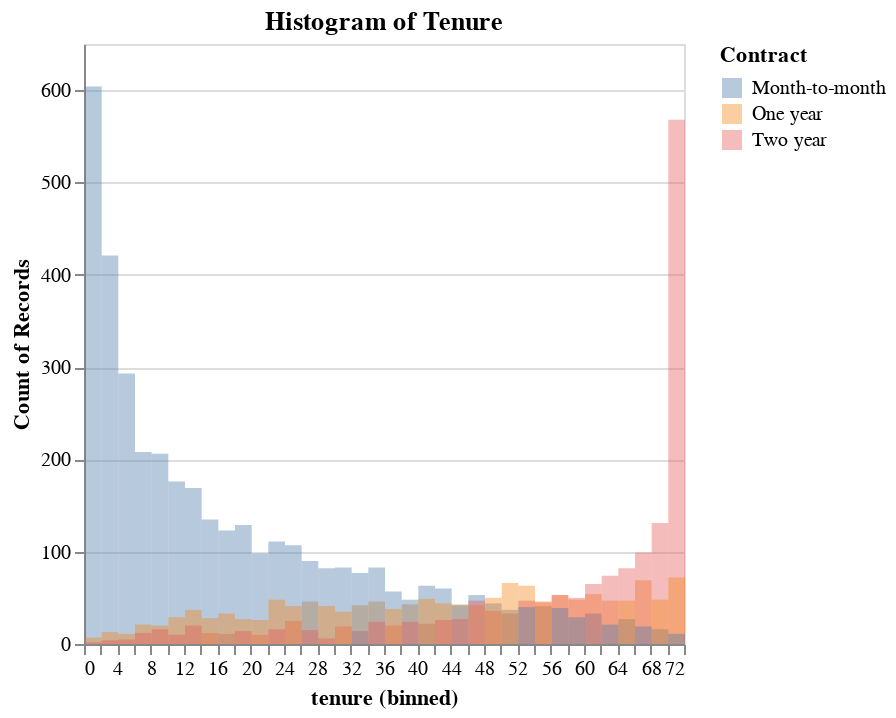

Notebook source saved alongside this figure:
### Markdown cell above
# EDA

### Code cell
chart = (
    alt.Chart(df)
    .mark_bar(
        opacity=0.4,
        binSpacing=0,
    )
    .encode(
        alt.X("tenure:Q").bin(maxbins=50),
        alt.Y("count()").stack(None),
        alt.Color("Contract:N"),
    )
    .properties(
        title="Histogram of Tenure",
    )
)

# chart.save(f"imgs/Histogram_of_Tenure.png", ppi=200)
chart.display()

### Figure 1 — Vega specification as saved in the notebook (floating-point values rounded to 4 significant figures)
{"$schema": "https://vega.github.io/schema/vega/v5.json", "data": [{"name": "source_0", "values": [{"Contract": "Month-to-month", "__count": 604, "bin_maxbins_50_tenure": 0.0, "bin_maxbins_50_tenure_end": 2.0}, {"Contract": "One year", "__count": 46, "bin_maxbins_50_tenure": 34.0, "bin_maxbins_50_tenure_end": 36.0}, {"Contract": "Month-to-month", "__count": 421, "bin_maxbins_50_tenure": 2.0, "bin_maxbins_50_tenure_end": 4.0}, {"Contract": "One year", "__count": 43, "bin_maxbins_50_tenure": 44.0, "bin_maxbins_50_tenure_end": 46.0}, {"Contract": "Month-to-month", "__count": 206, "bin_maxbins_50_tenure": 8.0, "bin_maxbins_50_tenure_end": 10.0}, {"Contract": "Month-to-month", "__count": 111, "bin_maxbins_50_tenure": 22.0, "bin_maxbins_50_tenure_end": 24.0}, {"Contract": "Month-to-month", "__count": 176, "bin_maxbins_50_tenure": 10.0, "bin_maxbins_50_tenure_end": 12.0}, {"Contract": "Month-to-month", "__count": 82, "bin_maxbins_50_tenure": 28.0, "bin_maxbins_50_tenure_end": 30.0}, {"Contract": "One year", "__count": 47, "bin_maxbins_50_tenure": 62.0, "bin_maxbins_50_tenure_end": 64.0}, {"Contract": "Month-to-month", "__count": 169, "bin_maxbins_50_tenure": 12.0, "bin_maxbins_50_tenure_end": 14.0}, {"Contract": "Two year", "__count": 11, "bin_maxbins_50_tenure": 16.0, "bin_maxbins_50_tenure_end": 18.0}, {"Contract": "One year", "__count": 48, "bin_maxbins_50_tenure": 58.0, "bin_maxbins_50_tenure_end": 60.0}, {"Contract": "Month-to-month", "__count": 44, "bin_maxbins_50_tenure": 48.0, "bin_maxbins_50_tenure_end": 50.0}, {"Contract": "Month-to-month", "__count": 107, "bin_maxbins_50_tenure": 24.0, "bin_maxbins_50_tenure_end": 26.0}, {"Contract": "Two year", "__count": 131, "bin_maxbins_50_tenure": 68.0, "bin_maxbins_50_tenure_end": 70.0}, {"Contract": "One year", "__count": 63, "bin_maxbins_50_tenure": 52.0, "bin_maxbins_50_tenure_end": 54.0}, {"Contract": "Two year", "__count": 568, "bin_maxbins_50_tenure": 70.0, "bin_maxbins_50_tenure_end": 72.0}, {"Contract": "Month-to-month", "__count": 98, "bin_maxbins_50_tenure": 20.0, "bin_maxbins_50_tenure_end": 22.0}, {"Contract": "One year", "__count": 37, "bin_maxbins_50_tenure": 12.0, "bin_maxbins_50_tenure_end": 14.0}, {"Contract": "Two year", "__count": 50, "bin_maxbins_50_tenure": 58.0, "bin_maxbins_50_tenure_end": 60.0}, {"Contract": "Month-to-month", "__count": 83, "bin_maxbins_50_tenure": 30.0, "bin_maxbins_50_tenure_end": 32.0}, {"Contract": "Month-to-month", "__count": 53, "bin_maxbins_50_tenure": 46.0, "bin_maxbins_50_tenure_end": 48.0}, {"Contract": "Month-to-month", "__count": 123, "bin_maxbins_50_tenure": 16.0, "bin_maxbins_50_tenure_end": 18.0}, {"Contract": "One year", "__count": 46, "bin_maxbins_50_tenure": 26.0, "bin_maxbins_50_tenure_end": 28.0}, {"Contract": "Month-to-month", "__count": 293, "bin_maxbins_50_tenure": 4.0, "bin_maxbins_50_tenure_end": 6.0}, {"Contract": "Month-to-month", "__count": 83, "bin_maxbins_50_tenure": 34.0, "bin_maxbins_50_tenure_end": 36.0}, {"Contract": "One year", "__count": 29, "bin_maxbins_50_tenure": 10.0, "bin_maxbins_50_tenure_end": 12.0}, {"Contract": "One year", "__count": 33, "bin_maxbins_50_tenure": 16.0, "bin_maxbins_50_tenure_end": 18.0}, {"Contract": "Two year", "__count": 74, "bin_maxbins_50_tenure": 62.0, "bin_maxbins_50_tenure_end": 64.0}, {"Contract": "Two year", "__count": 47, "bin_maxbins_50_tenure": 52.0, "bin_maxbins_50_tenure_end": 54.0}, {"Contract": "Month-to-month", "__count": 60, "bin_maxbins_50_tenure": 42.0, "bin_maxbins_50_tenure_end": 44.0}, {"Contract": "Month-to-month", "__count": 135, "bin_maxbins_50_tenure": 14.0, "bin_maxbins_50_tenure_end": 16.0}, {"Contract": "One year", "__count": 54, "bin_maxbins_50_tenure": 60.0, "bin_maxbins_50_tenure_end": 62.0}, {"Contract": "Month-to-month", "__count": 129, "bin_maxbins_50_tenure": 18.0, "bin_maxbins_50_tenure_end": 20.0}, {"Contract": "One year", "__count": 69, "bin_maxbins_50_tenure": 66.0, "bin_maxbins_50_tenure_end": 68.0}, {"Contract": "Two year", "__count": 24, "bin_maxbins_50_tenure": 34.0, "bin_maxbins_50_tenure_end": 36.0}, {"Contract": "Month-to-month", "__count": 33, "bin_maxbins_50_tenure": 60.0, "bin_maxbins_50_tenure_end": 62.0}, {"Contract": "One year", "__count": 27, "bin_maxbins_50_tenure": 18.0, "bin_maxbins_50_tenure_end": 20.0}, {"Contract": "One year", "__count": 42, "bin_maxbins_50_tenure": 46.0, "bin_maxbins_50_tenure_end": 48.0}, {"Contract": "Two year", "__count": 19, "bin_maxbins_50_tenure": 30.0, "bin_maxbins_50_tenure_end": 32.0}, {"Contract": "Two year", "__count": 33, "bin_maxbins_50_tenure": 50.0, "bin_maxbins_50_tenure_end": 52.0}, {"Contract": "Two year", "__count": 82, "bin_maxbins_50_tenure": 64.0, "bin_maxbins_50_tenure_end": 66.0}, {"Contract": "One year", "__count": 53, "bin_maxbins_50_tenure": 56.0, "bin_maxbins_50_tenure_end": 58.0}, {"Contract": "Month-to-month", "__count": 208, "bin_maxbins_50_tenure": 6.0, "bin_maxbins_50_tenure_end": 8.0}, {"Contract": "Two year", "__count": 36, "bin_maxbins_50_tenure": 48.0, "bin_maxbins_50_tenure_end": 50.0}, {"Contract": "Two year", "__count": 47, "bin_maxbins_50_tenure": 46.0, "bin_maxbins_50_tenure_end": 48.0}, {"Contract": "Two year", "__count": 99, "bin_maxbins_50_tenure": 66.0, "bin_maxbins_50_tenure_end": 68.0}, {"Contract": "Month-to-month", "__count": 27, "bin_maxbins_50_tenure": 64.0, "bin_maxbins_50_tenure_end": 66.0}, {"Contract": "One year", "__count": 72, "bin_maxbins_50_tenure": 70.0, "bin_maxbins_50_tenure_end": 72.0}, {"Contract": "One year", "__count": 43, "bin_maxbins_50_tenure": 38.0, "bin_maxbins_50_tenure_end": 40.0}, {"Contract": "One year", "__count": 42, "bin_maxbins_50_tenure": 32.0, "bin_maxbins_50_tenure_end": 34.0}, {"Contract": "One year", "__count": 44, "bin_maxbins_50_tenure": 42.0, "bin_maxbins_50_tenure_end": 44.0}, {"Contract": "Month-to-month", "__count": 41, "bin_maxbins_50_tenure": 54.0, "bin_maxbins_50_tenure_end": 56.0}, {"Contract": "Month-to-month", "__count": 57, "bin_maxbins_50_tenure": 36.0, "bin_maxbins_50_tenure_end": 38.0}, {"Contract": "Two year", "__count": 20, "bin_maxbins_50_tenure": 36.0, "bin_maxbins_50_tenure_end": 38.0}, {"Contract": "Two year", "__count": 22, "bin_maxbins_50_tenure": 40.0, "bin_maxbins_50_tenure_end": 42.0}, {"Contract": "Month-to-month", "__count": 90, "bin_maxbins_50_tenure": 26.0, "bin_maxbins_50_tenure_end": 28.0}, {"Contract": "Two year", "__count": 14, "bin_maxbins_50_tenure": 32.0, "bin_maxbins_50_tenure_end": 34.0}, {"Contract": "Two year", "__count": 26, "bin_maxbins_50_tenure": 42.0, "bin_maxbins_50_tenure_end": 44.0}, {"Contract": "Two year", "__count": 53, "bin_maxbins_50_tenure": 56.0, "bin_maxbins_50_tenure_end": 58.0}, {"Contract": "Two year", "__count": 65, "bin_maxbins_50_tenure": 60.0, "bin_maxbins_50_tenure_end": 62.0}, {"Contract": "One year", "__count": 47, "bin_maxbins_50_tenure": 64.0, "bin_maxbins_50_tenure_end": 66.0}, {"Contract": "One year", "__count": 13, "bin_maxbins_50_tenure": 2.0, "bin_maxbins_50_tenure_end": 4.0}, {"Contract": "One year", "__count": 35, "bin_maxbins_50_tenure": 30.0, "bin_maxbins_50_tenure_end": 32.0}, {"Contract": "One year", "__count": 48, "bin_maxbins_50_tenure": 22.0, "bin_maxbins_50_tenure_end": 24.0}, {"Contract": "Two year", "__count": 10, "bin_maxbins_50_tenure": 10.0, "bin_maxbins_50_tenure_end": 12.0}, {"Contract": "Month-to-month", "__count": 29, "bin_maxbins_50_tenure": 58.0, "bin_maxbins_50_tenure_end": 60.0}, {"Contract": "Two year", "__count": 12, "bin_maxbins_50_tenure": 14.0, "bin_maxbins_50_tenure_end": 16.0}, {"Contract": "Month-to-month", "__count": 63, "bin_maxbins_50_tenure": 40.0, "bin_maxbins_50_tenure_end": 42.0}, {"Contract": "Two year", "__count": 25, "bin_maxbins_50_tenure": 24.0, "bin_maxbins_50_tenure_end": 26.0}, {"Contract": "Month-to-month", "__count": 42, "bin_maxbins_50_tenure": 44.0, "bin_maxbins_50_tenure_end": 46.0}, {"Contract": "One year", "__count": 41, "bin_maxbins_50_tenure": 28.0, "bin_maxbins_50_tenure_end": 30.0}, {"Contract": "Month-to-month", "__count": 39, "bin_maxbins_50_tenure": 56.0, "bin_maxbins_50_tenure_end": 58.0}, {"Contract": "One year", "__count": 7, "bin_maxbins_50_tenure": 0.0, "bin_maxbins_50_tenure_end": 2.0}, {"Contract": "One year", "__count": 41, "bin_maxbins_50_tenure": 24.0, "bin_maxbins_50_tenure_end": 26.0}, {"Contract": "Two year", "__count": 46, "bin_maxbins_50_tenure": 54.0, "bin_maxbins_50_tenure_end": 56.0}, {"Contract": "Month-to-month", "__count": 37, "bin_maxbins_50_tenure": 50.0, "bin_maxbins_50_tenure_end": 52.0}, {"Contract": "One year", "__count": 49, "bin_maxbins_50_tenure": 40.0, "bin_maxbins_50_tenure_end": 42.0}, {"Contract": "One year", "__count": 66, "bin_maxbins_50_tenure": 50.0, "bin_maxbins_50_tenure_end": 52.0}, {"Contract": "Month-to-month", "__count": 40, "bin_maxbins_50_tenure": 52.0, "bin_maxbins_50_tenure_end": 54.0}, {"Contract": "Month-to-month", "__count": 16, "bin_maxbins_50_tenure": 68.0, "bin_maxbins_50_tenure_end": 70.0}, {"Contract": "Month-to-month", "__count": 48, "bin_maxbins_50_tenure": 38.0, "bin_maxbins_50_tenure_end": 40.0}, {"Contract": "Month-to-month", "__count": 77, "bin_maxbins_50_tenure": 32.0, "bin_maxbins_50_tenure_end": 34.0}, {"Contract": "Two year", "__count": 6, "bin_maxbins_50_tenure": 28.0, "bin_maxbins_50_tenure_end": 30.0}, {"Contract": "One year", "__count": 50, "bin_maxbins_50_tenure": 48.0, "bin_maxbins_50_tenure_end": 50.0}, {"Contract": "One year", "__count": 45, "bin_maxbins_50_tenure": 54.0, "bin_maxbins_50_tenure_end": 56.0}, {"Contract": "One year", "__count": 20, "bin_maxbins_50_tenure": 8.0, "bin_maxbins_50_tenure_end": 10.0}, {"Contract": "One year", "__count": 48, "bin_maxbins_50_tenure": 68.0, "bin_maxbins_50_tenure_end": 70.0}, {"Contract": "Month-to-month", "__count": 21, "bin_maxbins_50_tenure": 62.0, "bin_maxbins_50_tenure_end": 64.0}, {"Contract": "Month-to-month", "__count": 19, "bin_maxbins_50_tenure": 66.0, "bin_maxbins_50_tenure_end": 68.0}, {"Contract": "Two year", "__count": 10, "bin_maxbins_50_tenure": 20.0, "bin_maxbins_50_tenure_end": 22.0}, {"Contract": "One year", "__count": 38, "bin_maxbins_50_tenure": 36.0, "bin_maxbins_50_tenure_end": 38.0}, {"Contract": "Two year", "__count": 27, "bin_maxbins_50_tenure": 44.0, "bin_maxbins_50_tenure_end": 46.0}, {"Contract": "One year", "__count": 26, "bin_maxbins_50_tenure": 20.0, "bin_maxbins_50_tenure_end": 22.0}, {"Contract": "Two year", "__count": 16, "bin_maxbins_50_tenure": 22.0, "bin_maxbins_50_tenure_end": 24.0}, {"Contract": "One year", "__count": 28, "bin_maxbins_50_tenure": 14.0, "bin_maxbins_50_tenure_end": 16.0}, {"Contract": "One year", "__count": 11, "bin_maxbins_50_tenure": 4.0, "bin_maxbins_50_tenure_end": 6.0}, {"Contract": "Two year", "__count": 24, "bin_maxbins_50_tenure": 38.0, "bin_maxbins_50_tenure_end": 40.0}, {"Contract": "Two year", "__count": 16, "bin_maxbins_50_tenure": 8.0, "bin_maxbins_50_tenure_end": 10.0}, {"Contract": "Two year", "__count": 4, "bin_maxbins_50_tenure": 2.0, "bin_maxbins_50_tenure_end": 4.0}, {"Contract": "Two year", "__count": 20, "bin_maxbins_50_tenure": 12.0, "bin_maxbins_50_tenure_end": 14.0}, {"Contract": "Two year", "__count": 15, "bin_maxbins_50_tenure": 26.0, "bin_maxbins_50_tenure_end": 28.0}, {"Contract": "Two year", "__count": 14, "bin_maxbins_50_tenure": 18.0, "bin_maxbins_50_tenure_end": 20.0}, {"Contract": "One year", "__count": 21, "bin_maxbins_50_tenure": 6.0, "bin_maxbins_50_tenure_end": 8.0}, {"Contract": "Two year", "__count": 12, "bin_maxbins_50_tenure": 6.0, "bin_maxbins_50_tenure_end": 8.0}, {"Contract": "Month-to-month", "__count": 11, "bin_maxbins_50_tenure": 70.0, "bin_maxbins_50_tenure_end": 72.0}, {"Contract": "Two year", "__count": 5, "bin_maxbins_50_tenure": 4.0, "bin_maxbins_50_tenure_end": 6.0}, {"Contract": "Two year", "__count": 2, "bin_maxbins_50_tenure": 0.0, "bin_maxbins_50_tenure_end": 2.0}]}, {"name": "source_0_y_domain___count", "values": [{"min": 2, "max": 604}]}, {"name": "source_0_color_domain_Contract", "values": [{"Contract": "Month-to-month"}, {"Contract": "One year"}, {"Contract": "Two year"}]}], "signals": [{"name": "bin_maxbins_50_tenure_bins", "value": {"fields": ["tenure"], "fname": "bin_tenure", "start": 0.0, "step": 2.0, "stop": 72.0}}], "marks": [{"type": "rect", "name": "marks", "from": {"data": "source_0"}, "encode": {"update": {"y2": {"value": 0, "scale": "y"}, "x2": {"field": "bin_maxbins_50_tenure", "scale": "x", "offset": {"signal": "0.5 + (abs(scale(\"x\", datum[\"bin_maxbins_50_tenure_end\"]) - scale(\"x\", datum[\"bin_maxbins_50_tenure\"])) < 0.25 ? -0.5 * (0.25 - (abs(scale(\"x\", datum[\"bin_maxbins_50_tenure_end\"]) - scale(\"x\", datum[\"bin_maxbins_50_tenure\"])))) : 0)"}}, "y": {"field": "__count", "scale": "y"}, "fill": {"field": "Contract", "scale": "color"}, "opacity": {"value": 0.4}, "x": {"field": "bin_maxbins_50_tenure_end", "scale": "x", "offset": {"signal": "0.5 + (abs(scale(\"x\", datum[\"bin_maxbins_50_tenure_end\"]) - scale(\"x\", datum[\"bin_maxbins_50_tenure\"])) < 0.25 ? 0.5 * (0.25 - (abs(scale(\"x\", datum[\"bin_maxbins_50_tenure_end\"]) - scale(\"x\", datum[\"bin_maxbins_50_tenure\"])))) : 0)"}}}}, "style": ["bar"]}], "scales": [{"name": "x", "type": "linear", "domain": {"signal": "[bin_maxbins_50_tenure_bins.start, bin_maxbins_50_tenure_bins.stop]"}, "range": [0, {"signal": "width"}], "bins": {"signal": "bin_maxbins_50_tenure_bins"}, "zero": false}, {"name": "y", "type": "linear", "domain": [{"signal": "(data(\"source_0_y_domain___count\")[0] || {}).min"}, {"signal": "(data(\"source_0_y_domain___count\")[0] || {}).max"}], "range": [{"signal": "height"}, 0], "zero": true, "nice": true}, {"name": "color", "type": "ordinal", "domain": {"data": "source_0_color_domain_Contract", "field": "Contract", "sort": true}, "range": "category"}], "axes": [{"scale": "y", "labels": false, "minExtent": 0, "tickCount": {"signal": "ceil(height/40)"}, "ticks": false, "gridScale": "x", "orient": "left", "domain": false, "aria": false, "maxExtent": 0, "zindex": 0, "grid": true}, {"scale": "x", "orient": "bottom", "labelFlush": true, "tickCount": {"signal": "ceil(width/10)"}, "title": "tenure (binned)", "labelOverlap": true, "grid": false, "zindex": 0}, {"scale": "y", "title": "Count of Records", "tickCount": {"signal": "ceil(height/40)"}, "zindex": 0, "orient": "left", "grid": false, "labelOverlap": true}], "title": {"text": "Histogram of Tenure", "frame": "group"}, "background": "white", "padding": 5, "height": 300, "width": 300, "legends": [{"fill": "color", "symbolType": "square", "title": "Contract", "encode": {"symbols": {"update": {"opacity": {"value": 0.4}}}}}], "style": "cell"}
